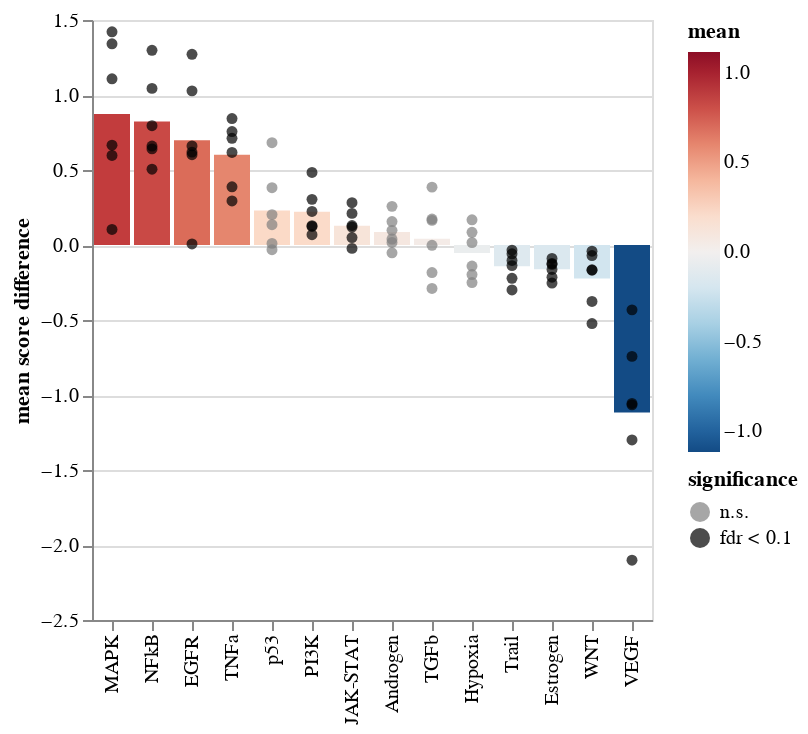

The cell this chart's notebook holds for it:
### Code cell
ch = sh.pairwise.plot_paired_fc(
    pb_pw_malignant_b,
    groupby="cell_phenotype",
    paired_by="patient",
    metric="diff",
    var_names=res["variable"].tolist(),
    de_res_df=res,
    pvalue_col="fdr",
    var_col="variable",
)
ch.save(
    f"{artifact_dir}/progeny_malignant_b_vs_DUSP1ʰᶦ╱FOSBʰᶦ╱JUNDʰᶦ_fold_change_barchart.svg"
)
ch.display()

### Figure 1 — Vega-Lite specification as saved in the notebook (floating-point values rounded to 4 significant figures)
{"config": {"view": {"continuousWidth": 400, "continuousHeight": 300}}, "layer": [{"data": {"name": "data-5b8ecddf2854e4dba942c7493bf5ac2e"}, "mark": "bar", "encoding": {"color": {"field": "mean", "scale": {"domain": [-1.116, 1.116], "reverse": true, "scheme": "redblue"}, "type": "quantitative"}, "x": {"field": "variable", "sort": ["MAPK", "NFkB", "EGFR", "TNFa", "p53", "PI3K", "JAK-STAT", "Androgen", "TGFb", "Hypoxia", "Trail", "Estrogen", "WNT", "VEGF"], "type": "nominal"}, "y": {"field": "mean", "type": "quantitative"}}}, {"data": {"name": "data-8037317eecb5832a8c2120a24b42398b"}, "mark": "circle", "encoding": {"color": {"field": "significance", "scale": {"domain": ["n.s.", "fdr < 0.1"], "range": ["grey", "black"]}, "type": "nominal"}, "x": {"axis": {"labelLimit": 500, "title": ""}, "field": "variable", "sort": ["MAPK", "NFkB", "EGFR", "TNFa", "p53", "PI3K", "JAK-STAT", "Androgen", "TGFb", "Hypoxia", "Trail", "Estrogen", "WNT", "VEGF"], "type": "nominal"}, "y": {"field": "value", "title": "mean score difference", "type": "quantitative"}}}], "$schema": "https://vega.github.io/schema/vega-lite/v4.17.0.json", "datasets": {"data-5b8ecddf2854e4dba942c7493bf5ac2e": [{"variable": "Androgen", "mean": 0.08604}, {"variable": "EGFR", "mean": 0.698}, {"variable": "Estrogen", "mean": -0.1619}, {"variable": "Hypoxia", "mean": -0.05298}, {"variable": "JAK-STAT", "mean": 0.1283}, {"variable": "MAPK", "mean": 0.8728}, {"variable": "NFkB", "mean": 0.8239}, {"variable": "PI3K", "mean": 0.2221}, {"variable": "TGFb", "mean": 0.04124}, {"variable": "TNFa", "mean": 0.6015}, {"variable": "Trail", "mean": -0.1424}, {"variable": "VEGF", "mean": -1.116}, {"variable": "WNT", "mean": -0.2241}, {"variable": "p53", "mean": 0.2302}], "data-8037317eecb5832a8c2120a24b42398b": [{"patient": "P1", "variable": "Androgen", "value": 0.2576, "mean": 0.08604, "coef": 0.08604, "intercept": 0.1628, "pvalue": 0.1135, "group": "DUSP1ʰᶦ╱FOSBʰᶦ╱JUNDʰᶦ", "fdr": 0.1324, "significance": "n.s."}, {"patient": "P2", "variable": "Androgen", "value": -0.05198, "mean": 0.08604, "coef": 0.08604, "intercept": 0.1628, "pvalue": 0.1135, "group": "DUSP1ʰᶦ╱FOSBʰᶦ╱JUNDʰᶦ", "fdr": 0.1324, "significance": "n.s."}, {"patient": "P3", "variable": "Androgen", "value": 0.1564, "mean": 0.08604, "coef": 0.08604, "intercept": 0.1628, "pvalue": 0.1135, "group": "DUSP1ʰᶦ╱FOSBʰᶦ╱JUNDʰᶦ", "fdr": 0.1324, "significance": "n.s."}, {"patient": "P4", "variable": "Androgen", "value": 0.09751, "mean": 0.08604, "coef": 0.08604, "intercept": 0.1628, "pvalue": 0.1135, "group": "DUSP1ʰᶦ╱FOSBʰᶦ╱JUNDʰᶦ", "fdr": 0.1324, "significance": "n.s."}, {"patient": "P5", "variable": "Androgen", "value": 0.01673, "mean": 0.08604, "coef": 0.08604, "intercept": 0.1628, "pvalue": 0.1135, "group": "DUSP1ʰᶦ╱FOSBʰᶦ╱JUNDʰᶦ", "fdr": 0.1324, "significance": "n.s."}, {"patient": "P6", "variable": "Androgen", "value": 0.03995, "mean": 0.08604, "coef": 0.08604, "intercept": 0.1628, "pvalue": 0.1135, "group": "DUSP1ʰᶦ╱FOSBʰᶦ╱JUNDʰᶦ", "fdr": 0.1324, "significance": "n.s."}, {"patient": "P1", "variable": "EGFR", "value": 1.271, "mean": 0.698, "coef": 0.698, "intercept": 0.0422, "pvalue": 0.01073, "group": "DUSP1ʰᶦ╱FOSBʰᶦ╱JUNDʰᶦ", "fdr": 0.02504, "significance": "fdr < 0.1"}, {"patient": "P2", "variable": "EGFR", "value": 0.6608, "mean": 0.698, "coef": 0.698, "intercept": 0.0422, "pvalue": 0.01073, "group": "DUSP1ʰᶦ╱FOSBʰᶦ╱JUNDʰᶦ", "fdr": 0.02504, "significance": "fdr < 0.1"}, {"patient": "P3", "variable": "EGFR", "value": 1.028, "mean": 0.698, "coef": 0.698, "intercept": 0.0422, "pvalue": 0.01073, "group": "DUSP1ʰᶦ╱FOSBʰᶦ╱JUNDʰᶦ", "fdr": 0.02504, "significance": "fdr < 0.1"}, {"patient": "P4", "variable": "EGFR", "value": 0.6192, "mean": 0.698, "coef": 0.698, "intercept": 0.0422, "pvalue": 0.01073, "group": "DUSP1ʰᶦ╱FOSBʰᶦ╱JUNDʰᶦ", "fdr": 0.02504, "significance": "fdr < 0.1"}, {"patient": "P5", "variable": "EGFR", "value": 0.6021, "mean": 0.698, "coef": 0.698, "intercept": 0.0422, "pvalue": 0.01073, "group": "DUSP1ʰᶦ╱FOSBʰᶦ╱JUNDʰᶦ", "fdr": 0.02504, "significance": "fdr < 0.1"}, {"patient": "P6", "variable": "EGFR", "value": 0.007012, "mean": 0.698, "coef": 0.698, "intercept": 0.0422, "pvalue": 0.01073, "group": "DUSP1ʰᶦ╱FOSBʰᶦ╱JUNDʰᶦ", "fdr": 0.02504, "significance": "fdr < 0.1"}, {"patient": "P1", "variable": "Estrogen", "value": -0.2536, "mean": -0.1619, "coef": -0.1619, "intercept": -0.2655, "pvalue": 0.001354, "group": "DUSP1ʰᶦ╱FOSBʰᶦ╱JUNDʰᶦ", "fdr": 0.006319, "significance": "fdr < 0.1"}, {"patient": "P2", "variable": "Estrogen", "value": -0.1286, "mean": -0.1619, "coef": -0.1619, "intercept": -0.2655, "pvalue": 0.001354, "group": "DUSP1ʰᶦ╱FOSBʰᶦ╱JUNDʰᶦ", "fdr": 0.006319, "significance": "fdr < 0.1"}, {"patient": "P3", "variable": "Estrogen", "value": -0.08953, "mean": -0.1619, "coef": -0.1619, "intercept": -0.2655, "pvalue": 0.001354, "group": "DUSP1ʰᶦ╱FOSBʰᶦ╱JUNDʰᶦ", "fdr": 0.006319, "significance": "fdr < 0.1"}, {"patient": "P4", "variable": "Estrogen", "value": -0.1227, "mean": -0.1619, "coef": -0.1619, "intercept": -0.2655, "pvalue": 0.001354, "group": "DUSP1ʰᶦ╱FOSBʰᶦ╱JUNDʰᶦ", "fdr": 0.006319, "significance": "fdr < 0.1"}, {"patient": "P5", "variable": "Estrogen", "value": -0.2143, "mean": -0.1619, "coef": -0.1619, "intercept": -0.2655, "pvalue": 0.001354, "group": "DUSP1ʰᶦ╱FOSBʰᶦ╱JUNDʰᶦ", "fdr": 0.006319, "significance": "fdr < 0.1"}, {"patient": "P6", "variable": "Estrogen", "value": -0.1627, "mean": -0.1619, "coef": -0.1619, "intercept": -0.2655, "pvalue": 0.001354, "group": "DUSP1ʰᶦ╱FOSBʰᶦ╱JUNDʰᶦ", "fdr": 0.006319, "significance": "fdr < 0.1"}, {"patient": "P1", "variable": "Hypoxia", "value": -0.2502, "mean": -0.05298, "coef": -0.05298, "intercept": 0.2704, "pvalue": 0.4728, "group": "DUSP1ʰᶦ╱FOSBʰᶦ╱JUNDʰᶦ", "fdr": 0.5092, "significance": "n.s."}, {"patient": "P2", "variable": "Hypoxia", "value": 0.1678, "mean": -0.05298, "coef": -0.05298, "intercept": 0.2704, "pvalue": 0.4728, "group": "DUSP1ʰᶦ╱FOSBʰᶦ╱JUNDʰᶦ", "fdr": 0.5092, "significance": "n.s."}, {"patient": "P3", "variable": "Hypoxia", "value": -0.1969, "mean": -0.05298, "coef": -0.05298, "intercept": 0.2704, "pvalue": 0.4728, "group": "DUSP1ʰᶦ╱FOSBʰᶦ╱JUNDʰᶦ", "fdr": 0.5092, "significance": "n.s."}, {"patient": "P4", "variable": "Hypoxia", "value": -0.1402, "mean": -0.05298, "coef": -0.05298, "intercept": 0.2704, "pvalue": 0.4728, "group": "DUSP1ʰᶦ╱FOSBʰᶦ╱JUNDʰᶦ", "fdr": 0.5092, "significance": "n.s."}, {"patient": "P5", "variable": "Hypoxia", "value": 0.08494, "mean": -0.05298, "coef": -0.05298, "intercept": 0.2704, "pvalue": 0.4728, "group": "DUSP1ʰᶦ╱FOSBʰᶦ╱JUNDʰᶦ", "fdr": 0.5092, "significance": "n.s."}, {"patient": "P6", "variable": "Hypoxia", "value": 0.01663, "mean": -0.05298, "coef": -0.05298, "intercept": 0.2704, "pvalue": 0.4728, "group": "DUSP1ʰᶦ╱FOSBʰᶦ╱JUNDʰᶦ", "fdr": 0.5092, "significance": "n.s."}, {"patient": "P1", "variable": "JAK-STAT", "value": 0.1198, "mean": 0.1283, "coef": 0.1283, "intercept": -0.08752, "pvalue": 0.03448, "group": "DUSP1ʰᶦ╱FOSBʰᶦ╱JUNDʰᶦ", "fdr": 0.04827, "significance": "fdr < 0.1"}, {"patient": "P2", "variable": "JAK-STAT", "value": -0.02255, "mean": 0.1283, "coef": 0.1283, "intercept": -0.08752, "pvalue": 0.03448, "group": "DUSP1ʰᶦ╱FOSBʰᶦ╱JUNDʰᶦ", "fdr": 0.04827, "significance": "fdr < 0.1"}, {"patient": "P3", "variable": "JAK-STAT", "value": 0.13, "mean": 0.1283, "coef": 0.1283, "intercept": -0.08752, "pvalue": 0.03448, "group": "DUSP1ʰᶦ╱FOSBʰᶦ╱JUNDʰᶦ", "fdr": 0.04827, "significance": "fdr < 0.1"}, {"patient": "P4", "variable": "JAK-STAT", "value": 0.04979, "mean": 0.1283, "coef": 0.1283, "intercept": -0.08752, "pvalue": 0.03448, "group": "DUSP1ʰᶦ╱FOSBʰᶦ╱JUNDʰᶦ", "fdr": 0.04827, "significance": "fdr < 0.1"}, {"patient": "P5", "variable": "JAK-STAT", "value": 0.282, "mean": 0.1283, "coef": 0.1283, "intercept": -0.08752, "pvalue": 0.03448, "group": "DUSP1ʰᶦ╱FOSBʰᶦ╱JUNDʰᶦ", "fdr": 0.04827, "significance": "fdr < 0.1"}, {"patient": "P6", "variable": "JAK-STAT", "value": 0.2108, "mean": 0.1283, "coef": 0.1283, "intercept": -0.08752, "pvalue": 0.03448, "group": "DUSP1ʰᶦ╱FOSBʰᶦ╱JUNDʰᶦ", "fdr": 0.04827, "significance": "fdr < 0.1"}, {"patient": "P1", "variable": "MAPK", "value": 1.421, "mean": 0.8728, "coef": 0.8728, "intercept": -0.1534, "pvalue": 0.008369, "group": "DUSP1ʰᶦ╱FOSBʰᶦ╱JUNDʰᶦ", "fdr": 0.02343, "significance": "fdr < 0.1"}, {"patient": "P2", "variable": "MAPK", "value": 0.597, "mean": 0.8728, "coef": 0.8728, "intercept": -0.1534, "pvalue": 0.008369, "group": "DUSP1ʰᶦ╱FOSBʰᶦ╱JUNDʰᶦ", "fdr": 0.02343, "significance": "fdr < 0.1"}, {"patient": "P3", "variable": "MAPK", "value": 1.341, "mean": 0.8728, "coef": 0.8728, "intercept": -0.1534, "pvalue": 0.008369, "group": "DUSP1ʰᶦ╱FOSBʰᶦ╱JUNDʰᶦ", "fdr": 0.02343, "significance": "fdr < 0.1"}, {"patient": "P4", "variable": "MAPK", "value": 1.108, "mean": 0.8728, "coef": 0.8728, "intercept": -0.1534, "pvalue": 0.008369, "group": "DUSP1ʰᶦ╱FOSBʰᶦ╱JUNDʰᶦ", "fdr": 0.02343, "significance": "fdr < 0.1"}, {"patient": "P5", "variable": "MAPK", "value": 0.6656, "mean": 0.8728, "coef": 0.8728, "intercept": -0.1534, "pvalue": 0.008369, "group": "DUSP1ʰᶦ╱FOSBʰᶦ╱JUNDʰᶦ", "fdr": 0.02343, "significance": "fdr < 0.1"}, {"patient": "P6", "variable": "MAPK", "value": 0.1035, "mean": 0.8728, "coef": 0.8728, "intercept": -0.1534, "pvalue": 0.008369, "group": "DUSP1ʰᶦ╱FOSBʰᶦ╱JUNDʰᶦ", "fdr": 0.02343, "significance": "fdr < 0.1"}, {"patient": "P1", "variable": "NFkB", "value": 1.298, "mean": 0.8239, "coef": 0.8239, "intercept": 0.09071, "pvalue": 0.001025, "group": "DUSP1ʰᶦ╱FOSBʰᶦ╱JUNDʰᶦ", "fdr": 0.006319, "significance": "fdr < 0.1"}, {"patient": "P2", "variable": "NFkB", "value": 0.5053, "mean": 0.8239, "coef": 0.8239, "intercept": 0.09071, "pvalue": 0.001025, "group": "DUSP1ʰᶦ╱FOSBʰᶦ╱JUNDʰᶦ", "fdr": 0.006319, "significance": "fdr < 0.1"}, {"patient": "P3", "variable": "NFkB", "value": 1.044, "mean": 0.8239, "coef": 0.8239, "intercept": 0.09071, "pvalue": 0.001025, "group": "DUSP1ʰᶦ╱FOSBʰᶦ╱JUNDʰᶦ", "fdr": 0.006319, "significance": "fdr < 0.1"}, {"patient": "P4", "variable": "NFkB", "value": 0.6594, "mean": 0.8239, "coef": 0.8239, "intercept": 0.09071, "pvalue": 0.001025, "group": "DUSP1ʰᶦ╱FOSBʰᶦ╱JUNDʰᶦ", "fdr": 0.006319, "significance": "fdr < 0.1"}, {"patient": "P5", "variable": "NFkB", "value": 0.7957, "mean": 0.8239, "coef": 0.8239, "intercept": 0.09071, "pvalue": 0.001025, "group": "DUSP1ʰᶦ╱FOSBʰᶦ╱JUNDʰᶦ", "fdr": 0.006319, "significance": "fdr < 0.1"}, {"patient": "P6", "variable": "NFkB", "value": 0.6408, "mean": 0.8239, "coef": 0.8239, "intercept": 0.09071, "pvalue": 0.001025, "group": "DUSP1ʰᶦ╱FOSBʰᶦ╱JUNDʰᶦ", "fdr": 0.006319, "significance": "fdr < 0.1"}, {"patient": "P1", "variable": "PI3K", "value": 0.06848, "mean": 0.2221, "coef": 0.2221, "intercept": -0.058, "pvalue": 0.01631, "group": "DUSP1ʰᶦ╱FOSBʰᶦ╱JUNDʰᶦ", "fdr": 0.03235, "significance": "fdr < 0.1"}, {"patient": "P2", "variable": "PI3K", "value": 0.3042, "mean": 0.2221, "coef": 0.2221, "intercept": -0.058, "pvalue": 0.01631, "group": "DUSP1ʰᶦ╱FOSBʰᶦ╱JUNDʰᶦ", "fdr": 0.03235, "significance": "fdr < 0.1"}, {"patient": "P3", "variable": "PI3K", "value": 0.4837, "mean": 0.2221, "coef": 0.2221, "intercept": -0.058, "pvalue": 0.01631, "group": "DUSP1ʰᶦ╱FOSBʰᶦ╱JUNDʰᶦ", "fdr": 0.03235, "significance": "fdr < 0.1"}, {"patient": "P4", "variable": "PI3K", "value": 0.1234, "mean": 0.2221, "coef": 0.2221, "intercept": -0.058, "pvalue": 0.01631, "group": "DUSP1ʰᶦ╱FOSBʰᶦ╱JUNDʰᶦ", "fdr": 0.03235, "significance": "fdr < 0.1"}, {"patient": "P5", "variable": "PI3K", "value": 0.1291, "mean": 0.2221, "coef": 0.2221, "intercept": -0.058, "pvalue": 0.01631, "group": "DUSP1ʰᶦ╱FOSBʰᶦ╱JUNDʰᶦ", "fdr": 0.03235, "significance": "fdr < 0.1"}, {"patient": "P6", "variable": "PI3K", "value": 0.2239, "mean": 0.2221, "coef": 0.2221, "intercept": -0.058, "pvalue": 0.01631, "group": "DUSP1ʰᶦ╱FOSBʰᶦ╱JUNDʰᶦ", "fdr": 0.03235, "significance": "fdr < 0.1"}, {"patient": "P1", "variable": "TGFb", "value": 0.3858, "mean": 0.04124, "coef": 0.04124, "intercept": -0.2297, "pvalue": 0.7031, "group": "DUSP1ʰᶦ╱FOSBʰᶦ╱JUNDʰᶦ", "fdr": 0.7031, "significance": "n.s."}, {"patient": "P2", "variable": "TGFb", "value": -0.1839, "mean": 0.04124, "coef": 0.04124, "intercept": -0.2297, "pvalue": 0.7031, "group": "DUSP1ʰᶦ╱FOSBʰᶦ╱JUNDʰᶦ", "fdr": 0.7031, "significance": "n.s."}, {"patient": "P3", "variable": "TGFb", "value": 0.1729, "mean": 0.04124, "coef": 0.04124, "intercept": -0.2297, "pvalue": 0.7031, "group": "DUSP1ʰᶦ╱FOSBʰᶦ╱JUNDʰᶦ", "fdr": 0.7031, "significance": "n.s."}, {"patient": "P4", "variable": "TGFb", "value": 0.1642, "mean": 0.04124, "coef": 0.04124, "intercept": -0.2297, "pvalue": 0.7031, "group": "DUSP1ʰᶦ╱FOSBʰᶦ╱JUNDʰᶦ", "fdr": 0.7031, "significance": "n.s."}, {"patient": "P5", "variable": "TGFb", "value": -0.001948, "mean": 0.04124, "coef": 0.04124, "intercept": -0.2297, "pvalue": 0.7031, "group": "DUSP1ʰᶦ╱FOSBʰᶦ╱JUNDʰᶦ", "fdr": 0.7031, "significance": "n.s."}, {"patient": "P6", "variable": "TGFb", "value": -0.2895, "mean": 0.04124, "coef": 0.04124, "intercept": -0.2297, "pvalue": 0.7031, "group": "DUSP1ʰᶦ╱FOSBʰᶦ╱JUNDʰᶦ", "fdr": 0.7031, "significance": "n.s."}, {"patient": "P1", "variable": "TNFa", "value": 0.7111, "mean": 0.6015, "coef": 0.6015, "intercept": 0.2052, "pvalue": 0.001047, "group": "DUSP1ʰᶦ╱FOSBʰᶦ╱JUNDʰᶦ", "fdr": 0.006319, "significance": "fdr < 0.1"}, {"patient": "P2", "variable": "TNFa", "value": 0.2937, "mean": 0.6015, "coef": 0.6015, "intercept": 0.2052, "pvalue": 0.001047, "group": "DUSP1ʰᶦ╱FOSBʰᶦ╱JUNDʰᶦ", "fdr": 0.006319, "significance": "fdr < 0.1"}, {"patient": "P3", "variable": "TNFa", "value": 0.756, "mean": 0.6015, "coef": 0.6015, "intercept": 0.2052, "pvalue": 0.001047, "group": "DUSP1ʰᶦ╱FOSBʰᶦ╱JUNDʰᶦ", "fdr": 0.006319, "significance": "fdr < 0.1"}, {"patient": "P4", "variable": "TNFa", "value": 0.3879, "mean": 0.6015, "coef": 0.6015, "intercept": 0.2052, "pvalue": 0.001047, "group": "DUSP1ʰᶦ╱FOSBʰᶦ╱JUNDʰᶦ", "fdr": 0.006319, "significance": "fdr < 0.1"}, {"patient": "P5", "variable": "TNFa", "value": 0.8428, "mean": 0.6015, "coef": 0.6015, "intercept": 0.2052, "pvalue": 0.001047, "group": "DUSP1ʰᶦ╱FOSBʰᶦ╱JUNDʰᶦ", "fdr": 0.006319, "significance": "fdr < 0.1"}, {"patient": "P6", "variable": "TNFa", "value": 0.6172, "mean": 0.6015, "coef": 0.6015, "intercept": 0.2052, "pvalue": 0.001047, "group": "DUSP1ʰᶦ╱FOSBʰᶦ╱JUNDʰᶦ", "fdr": 0.006319, "significance": "fdr < 0.1"}, {"patient": "P1", "variable": "Trail", "value": -0.05837, "mean": -0.1424, "coef": -0.1424, "intercept": 0.1513, "pvalue": 0.01849, "group": "DUSP1ʰᶦ╱FOSBʰᶦ╱JUNDʰᶦ", "fdr": 0.03235, "significance": "fdr < 0.1"}, {"patient": "P2", "variable": "Trail", "value": -0.1029, "mean": -0.1424, "coef": -0.1424, "intercept": 0.1513, "pvalue": 0.01849, "group": "DUSP1ʰᶦ╱FOSBʰᶦ╱JUNDʰᶦ", "fdr": 0.03235, "significance": "fdr < 0.1"}, {"patient": "P3", "variable": "Trail", "value": -0.1375, "mean": -0.1424, "coef": -0.1424, "intercept": 0.1513, "pvalue": 0.01849, "group": "DUSP1ʰᶦ╱FOSBʰᶦ╱JUNDʰᶦ", "fdr": 0.03235, "significance": "fdr < 0.1"}, {"patient": "P4", "variable": "Trail", "value": -0.2998, "mean": -0.1424, "coef": -0.1424, "intercept": 0.1513, "pvalue": 0.01849, "group": "DUSP1ʰᶦ╱FOSBʰᶦ╱JUNDʰᶦ", "fdr": 0.03235, "significance": "fdr < 0.1"}, {"patient": "P5", "variable": "Trail", "value": -0.03403, "mean": -0.1424, "coef": -0.1424, "intercept": 0.1513, "pvalue": 0.01849, "group": "DUSP1ʰᶦ╱FOSBʰᶦ╱JUNDʰᶦ", "fdr": 0.03235, "significance": "fdr < 0.1"}, {"patient": "P6", "variable": "Trail", "value": -0.2218, "mean": -0.1424, "coef": -0.1424, "intercept": 0.1513, "pvalue": 0.01849, "group": "DUSP1ʰᶦ╱FOSBʰᶦ╱JUNDʰᶦ", "fdr": 0.03235, "significance": "fdr < 0.1"}, {"patient": "P1", "variable": "VEGF", "value": -2.102, "mean": -1.116, "coef": -1.116, "intercept": -0.4333, "pvalue": 0.004854, "group": "DUSP1ʰᶦ╱FOSBʰᶦ╱JUNDʰᶦ", "fdr": 0.01699, "significance": "fdr < 0.1"}, {"patient": "P2", "variable": "VEGF", "value": -1.066, "mean": -1.116, "coef": -1.116, "intercept": -0.4333, "pvalue": 0.004854, "group": "DUSP1ʰᶦ╱FOSBʰᶦ╱JUNDʰᶦ", "fdr": 0.01699, "significance": "fdr < 0.1"}, {"patient": "P3", "variable": "VEGF", "value": -1.299, "mean": -1.116, "coef": -1.116, "intercept": -0.4333, "pvalue": 0.004854, "group": "DUSP1ʰᶦ╱FOSBʰᶦ╱JUNDʰᶦ", "fdr": 0.01699, "significance": "fdr < 0.1"}, {"patient": "P4", "variable": "VEGF", "value": -1.056, "mean": -1.116, "coef": -1.116, "intercept": -0.4333, "pvalue": 0.004854, "group": "DUSP1ʰᶦ╱FOSBʰᶦ╱JUNDʰᶦ", "fdr": 0.01699, "significance": "fdr < 0.1"}, {"patient": "P5", "variable": "VEGF", "value": -0.7425, "mean": -1.116, "coef": -1.116, "intercept": -0.4333, "pvalue": 0.004854, "group": "DUSP1ʰᶦ╱FOSBʰᶦ╱JUNDʰᶦ", "fdr": 0.01699, "significance": "fdr < 0.1"}, {"patient": "P6", "variable": "VEGF", "value": -0.4324, "mean": -1.116, "coef": -1.116, "intercept": -0.4333, "pvalue": 0.004854, "group": "DUSP1ʰᶦ╱FOSBʰᶦ╱JUNDʰᶦ", "fdr": 0.01699, "significance": "fdr < 0.1"}, {"patient": "P1", "variable": "WNT", "value": -0.1654, "mean": -0.2241, "coef": -0.2241, "intercept": 0.2518, "pvalue": 0.03297, "group": "DUSP1ʰᶦ╱FOSBʰᶦ╱JUNDʰᶦ", "fdr": 0.04827, "significance": "fdr < 0.1"}, {"patient": "P2", "variable": "WNT", "value": -0.04105, "mean": -0.2241, "coef": -0.2241, "intercept": 0.2518, "pvalue": 0.03297, "group": "DUSP1ʰᶦ╱FOSBʰᶦ╱JUNDʰᶦ", "fdr": 0.04827, "significance": "fdr < 0.1"}, {"patient": "P3", "variable": "WNT", "value": -0.5236, "mean": -0.2241, "coef": -0.2241, "intercept": 0.2518, "pvalue": 0.03297, "group": "DUSP1ʰᶦ╱FOSBʰᶦ╱JUNDʰᶦ", "fdr": 0.04827, "significance": "fdr < 0.1"}, {"patient": "P4", "variable": "WNT", "value": -0.3764, "mean": -0.2241, "coef": -0.2241, "intercept": 0.2518, "pvalue": 0.03297, "group": "DUSP1ʰᶦ╱FOSBʰᶦ╱JUNDʰᶦ", "fdr": 0.04827, "significance": "fdr < 0.1"}, {"patient": "P5", "variable": "WNT", "value": -0.1679, "mean": -0.2241, "coef": -0.2241, "intercept": 0.2518, "pvalue": 0.03297, "group": "DUSP1ʰᶦ╱FOSBʰᶦ╱JUNDʰᶦ", "fdr": 0.04827, "significance": "fdr < 0.1"}, {"patient": "P6", "variable": "WNT", "value": -0.07046, "mean": -0.2241, "coef": -0.2241, "intercept": 0.2518, "pvalue": 0.03297, "group": "DUSP1ʰᶦ╱FOSBʰᶦ╱JUNDʰᶦ", "fdr": 0.04827, "significance": "fdr < 0.1"}, {"patient": "P1", "variable": "p53", "value": 0.682, "mean": 0.2302, "coef": 0.2302, "intercept": 0.2212, "pvalue": 0.08749, "group": "DUSP1ʰᶦ╱FOSBʰᶦ╱JUNDʰᶦ", "fdr": 0.1114, "significance": "n.s."}, {"patient": "P2", "variable": "p53", "value": 0.01078, "mean": 0.2302, "coef": 0.2302, "intercept": 0.2212, "pvalue": 0.08749, "group": "DUSP1ʰᶦ╱FOSBʰᶦ╱JUNDʰᶦ", "fdr": 0.1114, "significance": "n.s."}, {"patient": "P3", "variable": "p53", "value": 0.3822, "mean": 0.2302, "coef": 0.2302, "intercept": 0.2212, "pvalue": 0.08749, "group": "DUSP1ʰᶦ╱FOSBʰᶦ╱JUNDʰᶦ", "fdr": 0.1114, "significance": "n.s."}, {"patient": "P4", "variable": "p53", "value": 0.2026, "mean": 0.2302, "coef": 0.2302, "intercept": 0.2212, "pvalue": 0.08749, "group": "DUSP1ʰᶦ╱FOSBʰᶦ╱JUNDʰᶦ", "fdr": 0.1114, "significance": "n.s."}, {"patient": "P5", "variable": "p53", "value": 0.1352, "mean": 0.2302, "coef": 0.2302, "intercept": 0.2212, "pvalue": 0.08749, "group": "DUSP1ʰᶦ╱FOSBʰᶦ╱JUNDʰᶦ", "fdr": 0.1114, "significance": "n.s."}, {"patient": "P6", "variable": "p53", "value": -0.0316, "mean": 0.2302, "coef": 0.2302, "intercept": 0.2212, "pvalue": 0.08749, "group": "DUSP1ʰᶦ╱FOSBʰᶦ╱JUNDʰᶦ", "fdr": 0.1114, "significance": "n.s."}]}}
